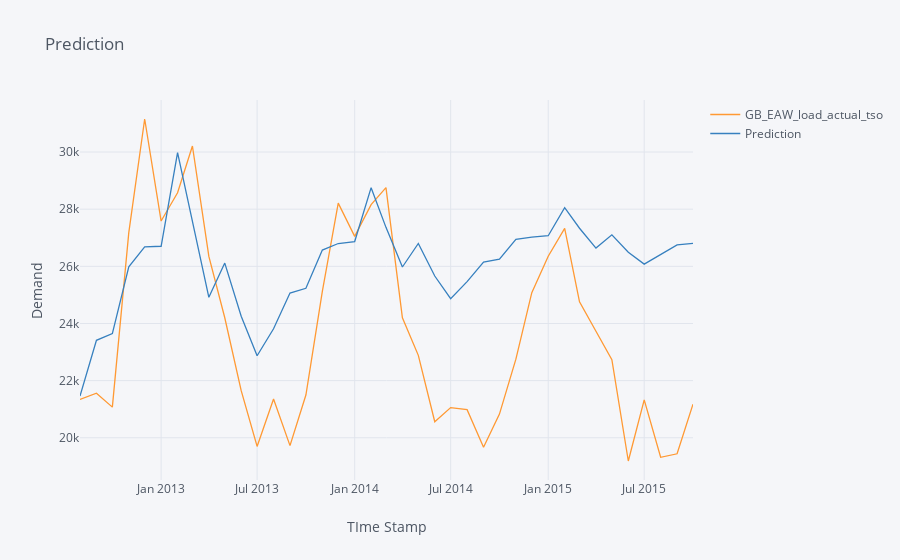

The notebook cell this image was saved under:
### Code cell
# create a comparison dataframe
future_forecast = pd.DataFrame(future_forecast,index = valid.index,columns=['Prediction'])
train_forecast = pd.DataFrame(train_forecast,index = train.index,columns=['Prediction'])
pd.concat([valid,future_forecast],axis=1).iplot(title="Prediction",xTitle='TIme Stamp',yTitle='Demand')

### Figure 1 — Plotly figure (JSON) as saved in the notebook; plotly's stock layout.template omitted (floating-point values rounded to 4 significant figures)
{"data": [{"line": {"color": "rgba(255, 153, 51, 1.0)", "dash": "solid", "shape": "linear", "width": 1.3}, "mode": "lines", "name": "GB_EAW_load_actual_tso", "text": "", "type": "scatter", "x": ["2012-08-01", "2012-09-01", "2012-10-01", "2012-11-01", "2012-12-01", "2013-01-01", "2013-02-01", "2013-03-01", "2013-04-01", "2013-05-01", "2013-06-01", "2013-07-01", "2013-08-01", "2013-09-01", "2013-10-01", "2013-11-01", "2013-12-01", "2014-01-01", "2014-02-01", "2014-03-01", "2014-04-01", "2014-05-01", "2014-06-01", "2014-07-01", "2014-08-01", "2014-09-01", "2014-10-01", "2014-11-01", "2014-12-01", "2015-01-01", "2015-02-01", "2015-03-01", "2015-04-01", "2015-05-01", "2015-06-01", "2015-07-01", "2015-08-01", "2015-09-01", "2015-10-01"], "y": [21342, 21562, 21073, 27178, 31155, 27585, 28573, 30210, 26345, 24201, 21648, 19698, 21355, 19726, 21498, 25122, 28212, 27048, 28160, 28753, 24201, 22884, 20563, 21058, 20985, 19667, 20830, 22750, 25078, 26351, 27327, 24759, 23730, 22733, 19188, 21325, 19318, 19440, 21178]}, {"line": {"color": "rgba(55, 128, 191, 1.0)", "dash": "solid", "shape": "linear", "width": 1.3}, "mode": "lines", "name": "Prediction", "text": "", "type": "scatter", "x": ["2012-08-01", "2012-09-01", "2012-10-01", "2012-11-01", "2012-12-01", "2013-01-01", "2013-02-01", "2013-03-01", "2013-04-01", "2013-05-01", "2013-06-01", "2013-07-01", "2013-08-01", "2013-09-01", "2013-10-01", "2013-11-01", "2013-12-01", "2014-01-01", "2014-02-01", "2014-03-01", "2014-04-01", "2014-05-01", "2014-06-01", "2014-07-01", "2014-08-01", "2014-09-01", "2014-10-01", "2014-11-01", "2014-12-01", "2015-01-01", "2015-02-01", "2015-03-01", "2015-04-01", "2015-05-01", "2015-06-01", "2015-07-01", "2015-08-01", "2015-09-01", "2015-10-01"], "y": [21460.0, 23410.0, 23650.0, 25980.0, 26680.0, 26700.0, 29980.0, 27540.0, 24910.0, 26110.0, 24250.0, 22870.0, 23810.0, 25060.0, 25230.0, 26570.0, 26800.0, 26870.0, 28750.0, 27360.0, 25980.0, 26800.0, 25660.0, 24870.0, 25470.0, 26150.0, 26250.0, 26940.0, 27020.0, 27070.0, 28050.0, 27330.0, 26640.0, 27100.0, 26490.0, 26080.0, 26400.0, 26750.0, 26800.0]}], "layout": {"legend": {"bgcolor": "#F5F6F9", "font": {"color": "#4D5663"}}, "paper_bgcolor": "#F5F6F9", "plot_bgcolor": "#F5F6F9", "title": {"font": {"color": "#4D5663"}, "text": "Prediction"}, "xaxis": {"gridcolor": "#E1E5ED", "showgrid": true, "tickfont": {"color": "#4D5663"}, "title": {"font": {"color": "#4D5663"}, "text": "TIme Stamp"}, "zerolinecolor": "#E1E5ED"}, "yaxis": {"gridcolor": "#E1E5ED", "showgrid": true, "tickfont": {"color": "#4D5663"}, "title": {"font": {"color": "#4D5663"}, "text": "Demand"}, "zerolinecolor": "#E1E5ED"}}}
